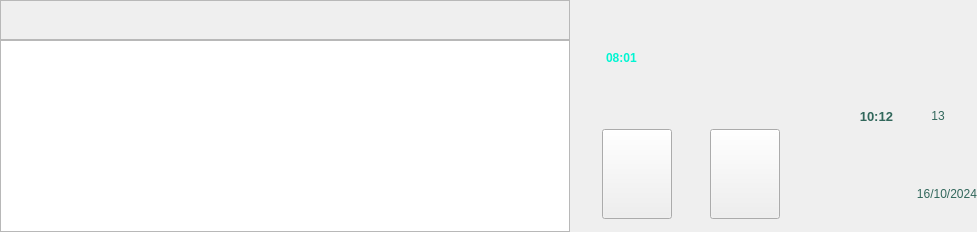
        <widget class="QWidget" name="widget_footer" native="true">
         <property name="styleSheet">
          <string notr="true"/>
         </property>
         <layout class="QHBoxLayout" name="horizontalLayout_13" stretch="7,3,2">
          <property name="spacing">
           <number>0</number>
          </property>
          <property name="leftMargin">
           <number>0</number>
          </property>
          <property name="topMargin">
           <number>0</number>
          </property>
          <property name="rightMargin">
           <number>0</number>
          </property>
          <property name="bottomMargin">
           <number>0</number>
          </property>
          <item>
           <widget class="QWidget" name="widget_17" native="true">
            <layout class="QVBoxLayout" name="verticalLayout_26" stretch="0,0">
             <property name="spacing">
              <number>0</number>
             </property>
             <property name="leftMargin">
              <number>0</number>
             </property>
             <property name="topMargin">
              <number>0</number>
             </property>
             <property name="rightMargin">
              <number>0</number>
             </property>
             <property name="bottomMargin">
              <number>0</number>
             </property>
             <item>
              <widget class="QFrame" name="frame_4">
               <property name="sizePolicy">
                <sizepolicy hsizetype="Preferred" vsizetype="Fixed">
                 <horstretch>0</horstretch>
                 <verstretch>0</verstretch>
                </sizepolicy>
               </property>
               <property name="maximumSize">
                <size>
                 <width>16777215</width>
                 <height>60</height>
                </size>
               </property>
               <property name="frameShape">
                <enum>QFrame::StyledPanel</enum>
               </property>
               <property name="frameShadow">
                <enum>QFrame::Raised</enum>
               </property>
               <layout class="QGridLayout" name="gridLayout_10">
                <item row="0" column="0">
                 <widget class="QLabel" name="label_135">
                  <property name="sizePolicy">
                   <sizepolicy hsizetype="Fixed" vsizetype="Preferred">
                    <horstretch>0</horstretch>
                    <verstretch>0</verstretch>
                   </sizepolicy>
                  </property>
                  <property name="minimumSize">
                   <size>
                    <width>30</width>
                    <height>0</height>
                   </size>
                  </property>
                  <property name="styleSheet">
                   <string notr="true">image: url(:/new/footer_images/Footer_Images/footer_2.png);</string>
                  </property>
                  <property name="text">
                   <string/>
                  </property>
                 </widget>
                </item>
                <item row="0" column="3">
                 <spacer name="horizontalSpacer_2">
                  <property name="orientation">
                   <enum>Qt::Horizontal</enum>
                  </property>
                  <property name="sizeHint" stdset="0">
                   <size>
                    <width>564</width>
                    <height>20</height>
                   </size>
                  </property>
                 </spacer>
                </item>
                <item row="0" column="2">
                 <widget class="QLabel" name="label_137">
                  <property name="sizePolicy">
                   <sizepolicy hsizetype="Fixed" vsizetype="Preferred">
                    <horstretch>0</horstretch>
                    <verstretch>0</verstretch>
                   </sizepolicy>
                  </property>
                  <property name="minimumSize">
                   <size>
                    <width>30</width>
                    <height>0</height>
                   </size>
                  </property>
                  <property name="styleSheet">
                   <string notr="true">image: url(:/new/footer_images/Footer_Images/footer_6.png);</string>
                  </property>
                  <property name="text">
                   <string/>
                  </property>
                 </widget>
                </item>
                <item row="0" column="1">
                 <widget class="QLabel" name="label_136">
                  <property name="sizePolicy">
                   <sizepolicy hsizetype="Fixed" vsizetype="Preferred">
                    <horstretch>0</horstretch>
                    <verstretch>0</verstretch>
                   </sizepolicy>
                  </property>
                  <property name="minimumSize">
                   <size>
                    <width>30</width>
                    <height>0</height>
                   </size>
                  </property>
                  <property name="styleSheet">
                   <string notr="true">image: url(:/new/footer_images/Footer_Images/footer_4.png);</string>
                  </property>
                  <property name="text">
                   <string/>
                  </property>
                 </widget>
                </item>
               </layout>
              </widget>
             </item>
             <item>
              <widget class="QTextBrowser" name="textBrowser_msg"/>
             </item>
            </layout>
           </widget>
          </item>
          <item>
           <widget class="QWidget" name="widget_18" native="true">
            <layout class="QVBoxLayout" name="verticalLayout_25" stretch="0,0">
             <property name="spacing">
              <number>0</number>
             </property>
             <property name="leftMargin">
              <number>0</number>
             </property>
             <property name="topMargin">
              <number>0</number>
             </property>
             <property name="rightMargin">
              <number>0</number>
             </property>
             <property name="bottomMargin">
              <number>0</number>
             </property>
             <item>
              <widget class="QFrame" name="frame_21">
               <layout class="QGridLayout" name="gridLayout_7">
                <property name="leftMargin">
                 <number>0</number>
                </property>
                <property name="topMargin">
                 <number>0</number>
                </property>
                <property name="rightMargin">
                 <number>0</number>
                </property>
                <property name="bottomMargin">
                 <number>0</number>
                </property>
                <item row="0" column="0">
                 <widget class="QLabel" name="label_133">
                  <property name="sizePolicy">
                   <sizepolicy hsizetype="Fixed" vsizetype="Fixed">
                    <horstretch>0</horstretch>
                    <verstretch>0</verstretch>
                   </sizepolicy>
                  </property>
                  <property name="minimumSize">
                   <size>
                    <width>30</width>
                    <height>30</height>
                   </size>
                  </property>
                  <property name="styleSheet">
                   <string notr="true">image: url(:/new/footer_images/Footer_Images/STOPCLOCK.png);</string>
                  </property>
                  <property name="text">
                   <string/>
                  </property>
                 </widget>
                </item>
                <item row="0" column="1">
                 <widget class="QLabel" name="label_134">
                  <property name="font">
                   <font>
                    <pointsize>9</pointsize>
                    <weight>75</weight>
                    <bold>true</bold>
                   </font>
                  </property>
                  <property name="styleSheet">
                   <string notr="true">color: rgb(0, 245, 210);</string>
                  </property>
                  <property name="text">
                   <string>08:01</string>
                  </property>
                 </widget>
                </item>
                <item row="0" column="2">
                 <spacer name="horizontalSpacer">
                  <property name="orientation">
                   <enum>Qt::Horizontal</enum>
                  </property>
                  <property name="sizeHint" stdset="0">
                   <size>
                    <width>163</width>
                    <height>20</height>
                   </size>
                  </property>
                 </spacer>
                </item>
               </layout>
              </widget>
             </item>
             <item>
              <widget class="QFrame" name="frame_22">
               <layout class="QGridLayout" name="gridLayout_8">
                <property name="leftMargin">
                 <number>0</number>
                </property>
                <property name="topMargin">
                 <number>0</number>
                </property>
                <property name="rightMargin">
                 <number>0</number>
                </property>
                <property name="bottomMargin">
                 <number>0</number>
                </property>
                <item row="0" column="0">
                 <widget class="QPushButton" name="pushButton_pause">
                  <property name="sizePolicy">
                   <sizepolicy hsizetype="Fixed" vsizetype="Fixed">
                    <horstretch>0</horstretch>
                    <verstretch>0</verstretch>
                   </sizepolicy>
                  </property>
                  <property name="minimumSize">
                   <size>
                    <width>70</width>
                    <height>90</height>
                   </size>
                  </property>
                  <property name="maximumSize">
                   <size>
                    <width>16777215</width>
                    <height>16777215</height>
                   </size>
                  </property>
                  <property name="styleSheet">
                   <string notr="true">image: url(:/new/footer_images/Footer_Images/pause_1.png);</string>
                  </property>
                  <property name="text">
                   <string/>
                  </property>
                  <property name="checkable">
                   <bool>true</bool>
                  </property>
                  <property name="autoExclusive">
                   <bool>true</bool>
                  </property>
                 </widget>
                </item>
                <item row="0" column="1">
                 <widget class="QPushButton" name="pushButton_stop">
                  <property name="sizePolicy">
                   <sizepolicy hsizetype="Fixed" vsizetype="Fixed">
                    <horstretch>0</horstretch>
                    <verstretch>0</verstretch>
                   </sizepolicy>
                  </property>
                  <property name="minimumSize">
                   <size>
                    <width>70</width>
                    <height>90</height>
                   </size>
                  </property>
                  <property name="styleSheet">
                   <string notr="true">image: url(:/new/footer_images/Footer_Images/stop_1.png);</string>
                  </property>
                  <property name="text">
                   <string/>
                  </property>
                  <property name="checkable">
                   <bool>true</bool>
                  </property>
                  <property name="autoExclusive">
                   <bool>true</bool>
                  </property>
                 </widget>
                </item>
               </layout>
              </widget>
             </item>
            </layout>
           </widget>
          </item>
          <item>
           <widget class="QWidget" name="widget_19" native="true">
            <layout class="QVBoxLayout" name="verticalLayout_24">
             <property name="spacing">
              <number>0</number>
             </property>
             <property name="leftMargin">
              <number>0</number>
             </property>
             <property name="topMargin">
              <number>0</number>
             </property>
             <property name="rightMargin">
              <number>0</number>
             </property>
             <property name="bottomMargin">
              <number>0</number>
             </property>
             <item>
              <widget class="QLabel" name="label_129">
               <property name="styleSheet">
                <string notr="true">image: url(:/images/images/app_logo.png);</string>
               </property>
               <property name="text">
                <string/>
               </property>
              </widget>
             </item>
             <item>
              <widget class="QFrame" name="frame_20">
               <layout class="QGridLayout" name="gridLayout_9">
                <property name="leftMargin">
                 <number>0</number>
                </property>
                <property name="topMargin">
                 <number>0</number>
                </property>
                <property name="rightMargin">
                 <number>0</number>
                </property>
                <property name="bottomMargin">
                 <number>0</number>
                </property>
                <item row="0" column="0">
                 <widget class="QLabel" name="label_131">
                  <property name="font">
                   <font>
                    <pointsize>10</pointsize>
                    <weight>75</weight>
                    <bold>true</bold>
                   </font>
                  </property>
                  <property name="styleSheet">
                   <string notr="true">color: rgb(49, 103, 91);</string>
                  </property>
                  <property name="text">
                   <string>10:12</string>
                  </property>
                  <property name="alignment">
                   <set>Qt::AlignRight|Qt::AlignTrailing|Qt::AlignVCenter</set>
                  </property>
                 </widget>
                </item>
                <item row="0" column="1">
                 <widget class="QLabel" name="label_132">
                  <property name="styleSheet">
                   <string notr="true">color: rgb(49, 103, 91);</string>
                  </property>
                  <property name="text">
                   <string>13</string>
                  </property>
                  <property name="alignment">
                   <set>Qt::AlignCenter</set>
                  </property>
                 </widget>
                </item>
               </layout>
              </widget>
             </item>
             <item>
              <widget class="QLabel" name="label_130">
               <property name="styleSheet">
                <string notr="true">color: rgb(49, 103, 91);</string>
               </property>
               <property name="text">
                <string>16/10/2024</string>
               </property>
               <property name="alignment">
                <set>Qt::AlignRight|Qt::AlignTrailing|Qt::AlignVCenter</set>
               </property>
              </widget>
             </item>
            </layout>
           </widget>
          </item>
         </layout>
        </widget>
